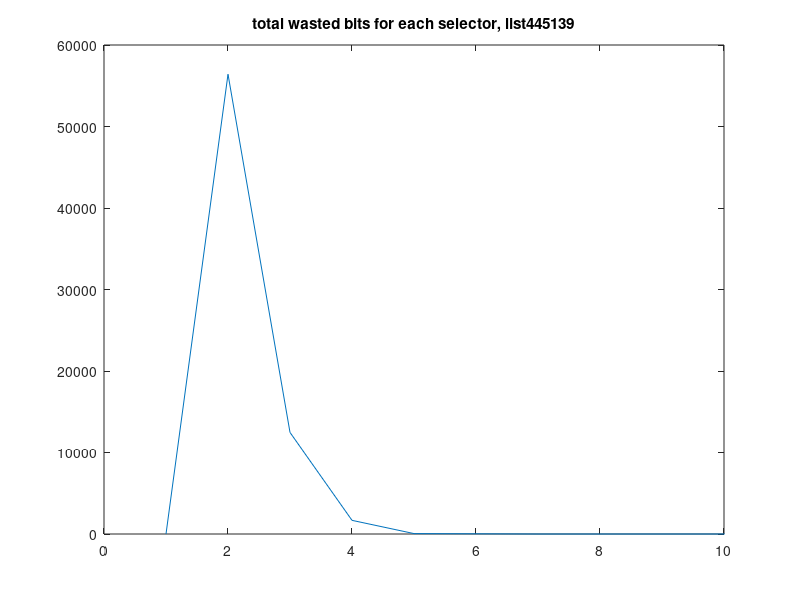

Source code (MATLAB):
list445139 = csvread('list445139.csv');

listnumber = list445139(1,1);
length = list445139(2,1);

rawbitwidths = list445139(4:34,:);



% row 44 is start of 1 bit list
% rown 286 is end of 28 bit list


%**************************************
%*** plot where n-bit ints went *******
%**************************************
bitsbyselector = list445139(44:286,:);
bitwidth1 = bitsbyselector(1:9,2);
bitwidth2 = bitsbyselector(10:18,2);
bitwidth3 = bitsbyselector(19:27,2);
bitwidth4 = bitsbyselector(28:36,2);

selectors = (1:9);

%plot(selectors, bitwidth1, selectors, bitwidth2, selectors, bitwidth3, selectors, bitwidth4)
%xlabel('selector')
%ylabel('number of ints')
%title('List #445139, 157870 postings')
%legend('1-bit ints','2-bit ints','3-bit ints','4-bit ints')



axis([1 9 0 100000])

xticks([1 2 3 4 5 7 9 14])
  
%*************************************
%**** plot how selectors were used ***
%*************************************
selectorbybits = list445139(287:end,:);

selector1 = selectorbybits(2:28,2);
selector2 = selectorbybits(30:56,2);
selector3 = selectorbybits(58:84,2);
selector4 = selectorbybits(86:112,2);
selector5 = selectorbybits(114:140,2);
selector7 = selectorbybits(142:168,2);
selector9 = selectorbybits(170:196,2);
selector14 = selectorbybits(198:224,2);
selector28 = selectorbybits(226:252,2);
fls = (1:27);

%plot(fls, selector1, fls, selector2, fls, selector3, ...
%     fls, selector4, fls, selector5)
%xlabel('bit width')
%ylabel('number of ints')
%title('List #445139, 157870 postings')
%  legend({'1 bit selector', '2 bit selector','3 bit selector','4 bit selector','5 bit selector'})

%axis([1 5 0 80000])



%plot raw bit with counts
%***************************
bitwidths = csvread('list445139bitwidths.csv')

bitwidths = bitwidths(4:10,:)
bits = bitwidths(1:end,1)
freqs = bitwidths(1:end,2)

plot(bits, freqs)
title('List #445139, 157870 postings')
xlabel('bitwidths')
ylabel('number of ints')


%plot wasted bit stats for each selector
%******************************************
wastedbits = csvread('list445139wbperselector.csv')
selectors = wastedbits(3:end,1)
timesused = wastedbits(3:end,2)
totalwasted = wastedbits(3:end,3)
wastedperword = wastedbits(3:end,4)
wastedperword(isnan(wastedperword)) = 0;


plot(selectors, wastedperword)
title('mean wasted bits per word for each selector, list445139')
xticks([1 2 3 4 5 7 9 14])
axis([0 10 0 18])

plot(selectors, totalwasted)
axis([0 10 0 60000])
title('total wasted bits for each selector, list445139')
